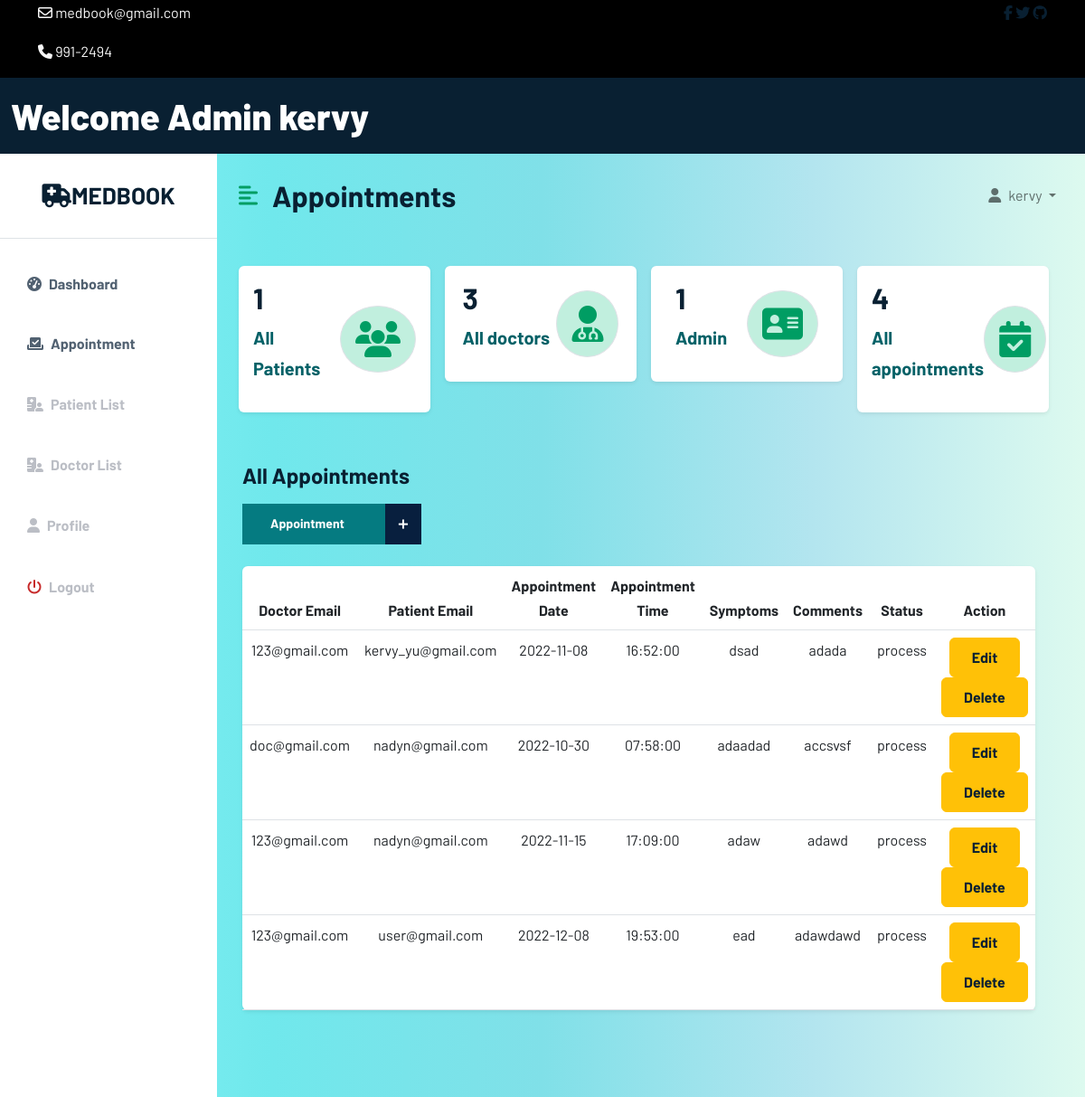
Before: /admin/adminapp.php (signed in) with the older database file.
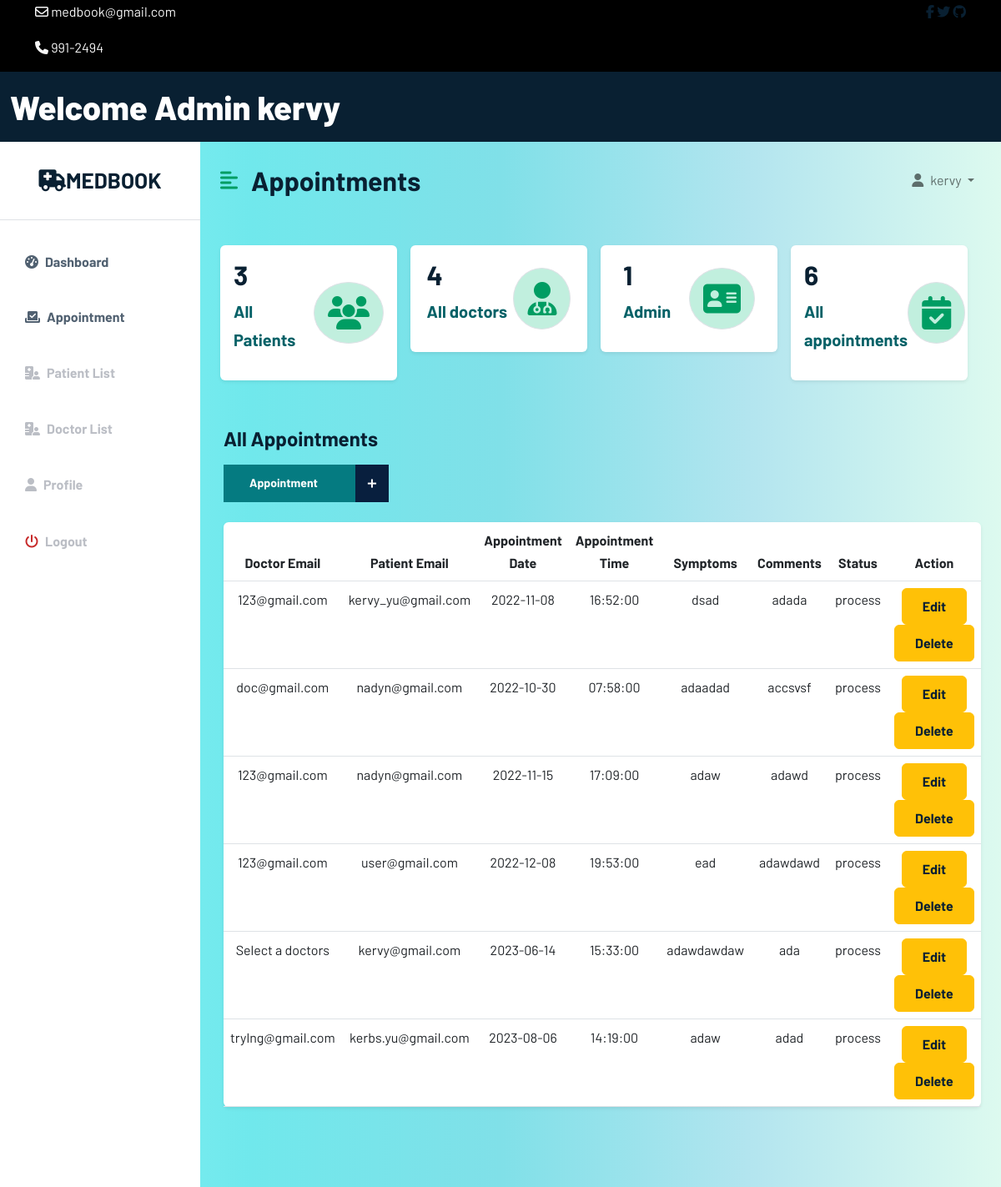
After: the same page with the newer database file.
### tables this page shows
CREATE TABLE `app_admin` (
  `adminID` int(11) NOT NULL,
  `admin_name` varchar(100) NOT NULL,
  `admin_email` varchar(100) NOT NULL,
  `admin_password` varchar(100) NOT NULL,
  `usertype` varchar(100) NOT NULL DEFAULT 'admin'
);

CREATE TABLE `appointment` (
  `requestID` int(11) NOT NULL,
  `d_name` varchar(100) NOT NULL,
  `p_email` varchar(100) NOT NULL,
  `appDate` date NOT NULL,
  `appTime` time NOT NULL,
  `appSymptoms` text NOT NULL,
  `appComments` text NOT NULL,
  `status` enum('process','ongoing','done','') NOT NULL DEFAULT 'process'
);

### admin/adminapp.php (the view, shortened to what the changed rows need)
<?php
include 'C:\xampp\htdocs\Web_Tech\config\config.php';
include 'C:\xampp\htdocs\Web_Tech\admin\adminheader.php';
?>
<?php
$currentAd = $_SESSION['email'];
$sql = "SELECT * FROM app_admin WHERE admin_email = '$currentAd'";
$result = mysqli_query($conn, $sql);
if ($result) {
if (mysqli_num_rows($result) > 0) {
while ($row = mysqli_fetch_array($result)) {
?>
<!DOCTYPE html>
<html lang="en">
<head>
    <link href="https://cdn.jsdelivr.net/npm/bootstrap@5.2.0/dist/css/bootstrap.min.css" rel="stylesheet">
    <link rel="stylesheet" href="/Web_Tech/css/style.css">
    <link rel="stylesheet" href="/Web_Tech/css/dochome.css">
</head>
<body>
<div class="d-flex" id="wrapper">
    <div class="bg-white" id="sidebar-wrapper">
        <div class="sidebar-heading text-center py-4 primary-text fs-4 fw-bold text-uppercase border-bottom">
            <a href="#" class="navbar-brand mb-0" >
                <i class="fa-solid fa-truck-medical"></i>MedBook
            </a>
        </div>
        <div class="list-group list-group-flush my-3">
            <a href="adminhome.php" class="list-group-item list-group-item-action bg-transparent second-text active"><i
                    class="fas fa-tachometer-alt me-2"></i>Dashboard</a>
            <a href="adminapp.php" class="list-group-item list-group-item-action bg-transparent second-text active"><i
                    class="fas fa-check-to-slot me-2"></i>Appointment</a>
            <a href="adminpatient.php" class="list-group-item list-group-item-action bg-transparent second-text fw-bold">
                <i class="fas fa-hospital-user me-2"></i>Patient List</a>
            <a href="admindoc.php" class="list-group-item list-group-item-action bg-transparent second-text fw-bold">
                <i class="fas fa-hospital-user me-2"></i>Doctor List</a>
            <a href="doctorprofile.php" class="list-group-item list-group-item-action bg-transparent second-text fw-bold"><i
                    class="fas fa-user me-2"></i>Profile</a>
            <a href="/Web_Tech/user/userlogout.php" class="list-group-item list-group-item-action bg-transparent second-text fw-bold"><i
                    class="fas fa-power-off me-2" style="color: #c72a2a;"></i>Logout</a>
        </div>
    </div>
    <div id="page-content-wrapper">
        <nav class="navbar navbar-expand-lg navbar-light bg-transparent py-4 px-4">
            <div class="d-flex align-items-center">
                <i class="fas fa-align-left primary-text fs-4 me-3" id="menu-toggle"></i>
                <h2 class="fs-2 m-0">Appointments</h2>
            </div>
            <div class="collapse navbar-collapse" id="navbarSupportedContent">
                <ul class="navbar-nav ms-auto" id="nav_right">
                    <li class="nav-item dropdown collapse navbar-collapse" id="navbarSupportedContent">
                        <a class="nav-link dropdown-toggle" id="navbarDropdownMenuLink" role="button" data-bs-toggle="dropdown" aria-expanded="false">
                            <i class="fas fa-user me-2"></i><?php echo $row['admin_name'];?>
                        </a>
                    </li>
                </ul>
            </div>
            <?php
            }
            }
            }
            ?>
        </nav>
        <div class="container-fluid px-4">
            <div class="row g-3 my-2">
                <div class="row g-3 my-2">
                    <div class="col-md-3">
                        <div class="p-3 bg-white shadow-sm d-flex justify-content-around align-items-center rounded">
                            <div>
                                <?php
                                $query = "SELECT patientID FROM patient ORDER BY patientID";
                                $query_run = mysqli_query($conn, $query);
                                if ($row = mysqli_num_rows($query_run)) {
                                    echo '<h3 class="fs-2">' . $row . '</h3>';
                                }else{
                                    echo '<h3 class="fs-2">No Data</h3>';
                                }
                                ?>
                                <p class="fs-5" style="color:#046167;"><b>All Patients</b></p>
                            </div>
                        </div>
                    </div>
                    <div class="col-md-3">
                        <div class="p-3 bg-white shadow-sm d-flex justify-content-around align-items-center rounded">
                            <div>
                                <?php
                                $query = "SELECT doctorID FROM doctor ORDER BY doctorID";
                                $query_run = mysqli_query($conn, $query);
                                if($row = mysqli_num_rows($query_run))
                                {
                                    echo '<h3 class="fs-2">'.$row.'</h3>';
                                }
                                else{
                                    echo '<h3 class="fs-2">No Data</h3>';
                                }
                                ?>
                                <p class="fs-5" style="color:#046167;"><b>All doctors</b></p>
                            </div>
                        </div>
                    </div>
                    <div class="col-md-3">
                        <div class="p-3 bg-white shadow-sm d-flex justify-content-around align-items-center rounded">
                            <div>
                                <?php
                                $query = "SELECT requestID FROM appointment ORDER BY requestID";
                                $query_run = mysqli_query($conn, $query);
                                if($row = mysqli_num_rows($query_run))
                                {
                                    echo '<h3 class="fs-2">'.$row.'</h3>';
                                }
                                else{
                                    echo '<h3 class="fs-2">No Data</h3>';
                                }
                                ?>
                                <p class="fs-5" style="color:#046167;"><b>All appointments</b></p>
                            </div>
                        </div>
                    </div>
                </div>
                <div class="row my-5">
                    <div class="row my-4">
                        <div class="col">
                            <table class="table bg-white rounded shadow-sm  table-hover">
                                <thead>
                                <tr class="text-center">
                                    <th scope="col" width="40">Doctor Email</th>
                                    <th  scope="col" width="50">Patient Email</th>
                                    <th scope="col" width="50">Appointment Date</th>
                                    <th scope="col" width="30">Appointment Time</th>
                                    <th scope="col" width="30">Symptoms</th>
                                    <th scope="col" width="30">Comments</th>
                                    <th scope="col" width="30">Status</th>
                                    <th scope="col" width="30">Action</th>
                                </tr>
                                </thead>
                                <tbody>
                                <?php
                                $sql = "SELECT * FROM appointment";
                                $result = mysqli_query($conn, $sql);
                                if ($result) {
                                if (mysqli_num_rows($result) > 0) {
                                while ($row = mysqli_fetch_array($result)) {
                                        ?>
                                        <tr class="text-center">
                                            <td><?php echo $row['d_name'];?></td>
                                            <td><?php echo $row['p_email'];?></td>
                                            <td><?php echo $row['appDate'];?></td>
                                            <td><?php echo $row['appTime'];?></td>
                                            <td><?php echo $row['appSymptoms'];?></td>
                                            <td><?php echo $row['appComments'];?></td>
                                            <td><?php echo $row['status'];?></td>
                                            <td>
                                                <button type="button" id="act_button" class="btn btn-warning btn-xs update" data-bs-toggle="modal" data-bs-target="#myUpdate"><a class="glyphicon glyphicon-edit" style="text-decoration: none;" href="?update=<?php echo $row['requestID']; ?>" title="Edit">Edit</a></button>
                                                <button type="button" name="delete" id="act_button" class="btn btn-warning btn-xs update"><a class="glyphicon glyphicon-edit" style="text-decoration: none;" href="/Web_Tech/admin/adminapp.php?delete=<?php echo $row['requestID']; ?>" title="Edit">Delete</a></button>
                                            </td>
                                        </tr>
                                        <?php
                                    }
                                }
                                else{
                                    ?>
                                    <tr>
                                        <td style=" text-transform: capitalize;" class ="text-center" colspan="9"><h3>no items added</h3></td>
                                    </tr>
                                    <?php
                                }
                                }
                                ?>
                                </tbody>
                            </table>
                        </div>
                    </div>
                </div>
            </div>
        </div>
    </div>
</div>
</body>
</html>

### admin/adminheader.php (shortened to what the changed rows need)
<?php
$currentAd = $_SESSION['email'];
$sql = "SELECT * FROM app_admin WHERE admin_email = '$currentAd'";
$result = mysqli_query($conn, $sql);
if ($result) {
if (mysqli_num_rows($result) > 0) {
while ($row = mysqli_fetch_array($result)) {
?>
<!DOCTYPE html>
<html lang="en">
<head>
    <link href="https://cdn.jsdelivr.net/npm/bootstrap@5.2.0/dist/css/bootstrap.min.css" rel="stylesheet">
    <link rel="stylesheet" type="text/css" href="/Web_Tech/css/style.css">
    <link rel="stylesheet" type="text/css" href="/Web_Tech/css/dochome.css">
</head>
<body>
<div class="top-nav" id="home" style="background-color: black">
    <div class="container">
        <div class="row justify-content-between">
            <div class="col-auto">
                <p>
                    <i class="fa-regular fa-envelope"></i>
                    <span>medbook@gmail.com</span>
                </p>
                <p>
                    <i class="fa-solid fa-phone"></i>
                    <span>991-2494</span>
                </p>
            </div>
            <div class="col-auto social-icons">
                <a href=""><i class="fa-brands fa-facebook-f"></i></a>
                <a href=""><i class="fa-brands fa-twitter"></i></i></a>
                <a href=""><i class="fa-brands fa-github"></i></i></a>
            </div>
        </div>
    </div>
</div>
<div class="container-fluid" id="wrapper-header">
    <nav class="navbar navbar-inverse navbar-fixed-top" role="navigation">
        <div class="navbar-header">
            <a class="navbar-brand" id="docheader" href="adminhome.php">Welcome Admin <?php echo $row['admin_name'];?></a>
        </div>
    </nav>
</div>
<?php
}
}
}
?>
</body>
</html>

Changed rows visible on the page:
added appointment: d_name "Select a doctors", p_email "kervy@gmail.com", appDate "2023-06-14", appTime "15:33:00", appSymptoms "adawdawdaw", appComments "ada", status "process"
added appointment: d_name "trylng@gmail.com", p_email "kerbs.yu@gmail.com", appDate "2023-08-06", appTime "14:19:00", appSymptoms "adaw", appComments "adad", status "process"
Other visible differences:
$row: "1" → "3"
$row: "3" → "4"
$row: "4" → "6"
